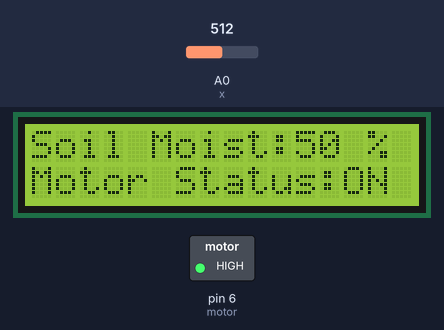
Bench run of a sketch on a simulated Arduino Uno, built with avr-gcc and run on an emulated ATmega328P. Parts: 16×2 character LCD, switched loads named in the sketch (green lamp = pin HIGH). The inputs (shaded band) are chosen by the test bench; at power-on: A0 (x) = 512. What the sketch prints to the serial monitor is not drawn.

Above: at 3.2 s.
3.3 s: A0 (x) set to 428
At 4.6 s:
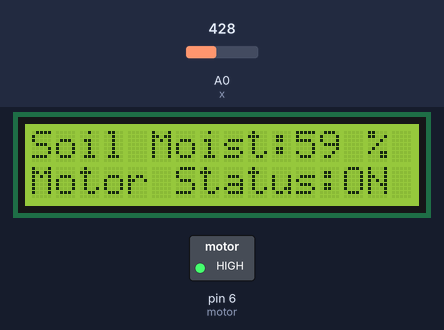
4.9 s: A0 (x) set to 395
At 6.0 s:
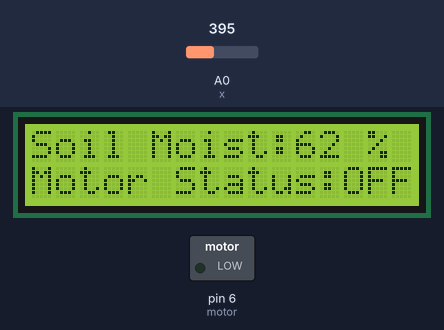
6.4 s: A0 (x) set to 306
At 7.7 s:
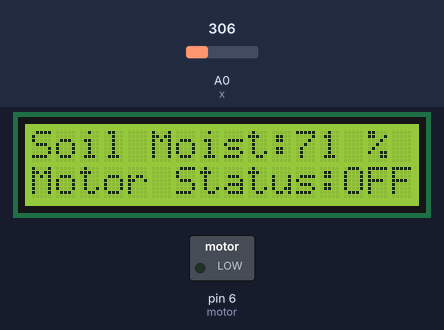
Timing chart, 0 to 9.4 s (numbered marks = the images above; inputs shaded):
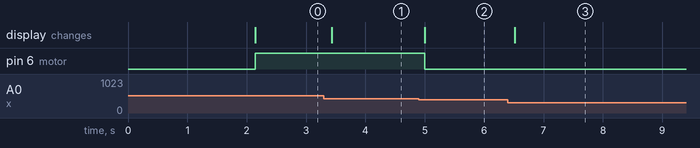

The sketch:

irri_lcd.ino
```cpp
#include<LiquidCrystal_I2C.h>
LiquidCrystal_I2C lcd(0x27, 16, 2);

int x = A0;
char str;
int motor = 6;
void setup() {
  // put your setup code here, to run once:
Serial.begin(9600);
 lcd.init();
  lcd.backlight();
  lcd.clear();
  lcd.setCursor(0, 0);
  lcd.print("Automatic Plant ");
  lcd.setCursor(0, 1);
  lcd.print("Watering System");
  delay(2000);
pinMode(x, INPUT);
pinMode(motor, OUTPUT);
digitalWrite(motor, LOW);
}

void loop() {
  // put your main code here, to run repeatedly:
int y = analogRead(x);
y = map(y, 0, 1023, 100, 0);

lcd.setCursor(0, 0);
  lcd.print("Soil Moist:    ");
  lcd.setCursor(11, 0);
  lcd.print(y);
  lcd.setCursor(14, 0);
  lcd.print("%");
  lcd.setCursor(0, 1);
  lcd.print("Motor Status:");
  lcd.setCursor(13, 1);
  lcd.print("OFF  ");
Serial.print(y);

if( y > 60)
{
  digitalWrite(motor, 0);
}
else{
  lcd.setCursor(13, 1);
  lcd.print("ON   ");
  digitalWrite(motor, 1);
}
delay(100);
}
```

Measured:
- the behaviour switches between 410 and 409 on A0 (x) (found by bisection; images 1 and 2)
- after the input at 3.3 s, the display: changes after 0.13 s (image 1)
- after the input at 4.9 s, pin 6 (motor): HIGH → LOW after 0.10 s; the display: changes after 0.10 s (image 2)
- after the input at 6.4 s, the display: changes after 0.11 s (image 3)
